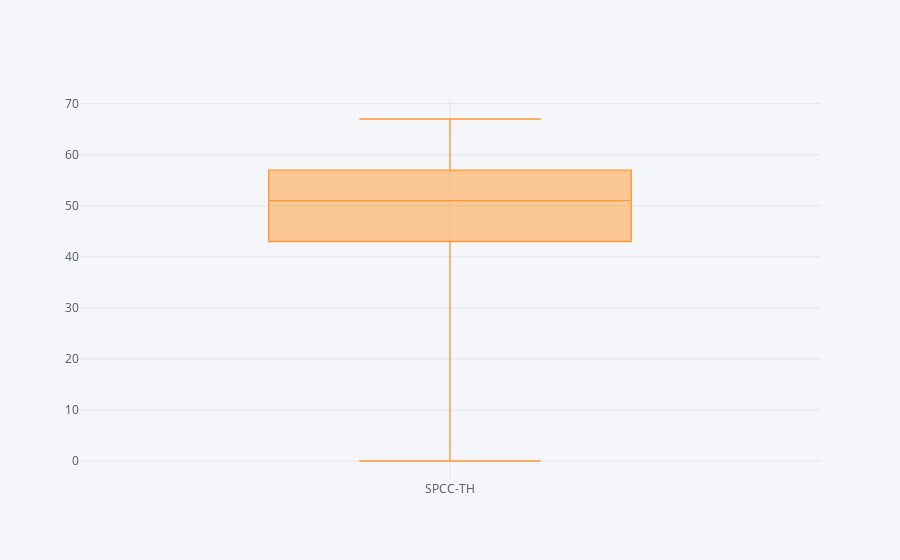

Here is the notebook cell this chart was saved with:
### Code cell
df2018['SPCC-TH'].iplot(kind='box')

### Figure 1 — Plotly figure (JSON) as saved in the notebook; plotly's stock layout.template omitted (floating-point values rounded to 4 significant figures; data arrays with more than 128 entries replaced by an {"elided": "..."} marker saying what was removed)
{"data": [{"boxpoints": false, "line": {"width": 1.3}, "marker": {"color": "rgba(255, 153, 51, 1.0)"}, "name": "SPCC-TH", "type": "box", "y": {"elided": "134 int values"}}], "layout": {"legend": {"bgcolor": "#F5F6F9", "font": {"color": "#4D5663"}}, "paper_bgcolor": "#F5F6F9", "plot_bgcolor": "#F5F6F9", "titlefont": {"color": "#4D5663"}, "xaxis1": {"gridcolor": "#E1E5ED", "showgrid": true, "tickfont": {"color": "#4D5663"}, "title": "", "titlefont": {"color": "#4D5663"}, "zerolinecolor": "#E1E5ED"}, "yaxis1": {"gridcolor": "#E1E5ED", "showgrid": true, "tickfont": {"color": "#4D5663"}, "title": "", "titlefont": {"color": "#4D5663"}, "zerolinecolor": "#E1E5ED"}}}
